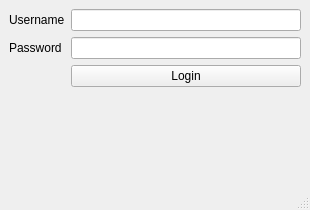
<?xml version="1.0" encoding="UTF-8"?>
<ui version="4.0">
 <class>MainWindow</class>
 <widget class="QMainWindow" name="MainWindow">
  <property name="geometry">
   <rect>
    <x>0</x>
    <y>0</y>
    <width>310</width>
    <height>210</height>
   </rect>
  </property>
  <property name="windowTitle">
   <string>Kik Unofficial - Login</string>
  </property>
  <widget class="QWidget" name="centralwidget">
   <property name="focusPolicy">
    <enum>Qt::WheelFocus</enum>
   </property>
   <layout class="QFormLayout" name="formLayout">
    <item row="0" column="0">
     <widget class="QLabel" name="label">
      <property name="text">
       <string>Username</string>
      </property>
     </widget>
    </item>
    <item row="0" column="1">
     <widget class="QLineEdit" name="lineEdit"/>
    </item>
    <item row="1" column="0">
     <widget class="QLabel" name="label_2">
      <property name="text">
       <string>Password</string>
      </property>
     </widget>
    </item>
    <item row="1" column="1">
     <widget class="QLineEdit" name="lineEdit_2">
      <property name="echoMode">
       <enum>QLineEdit::Password</enum>
      </property>
     </widget>
    </item>
    <item row="2" column="1">
     <widget class="QPushButton" name="pushButton">
      <property name="text">
       <string>Login</string>
      </property>
     </widget>
    </item>
   </layout>
  </widget>
  <widget class="QMenuBar" name="menubar">
   <property name="geometry">
    <rect>
     <x>0</x>
     <y>0</y>
     <width>310</width>
     <height>19</height>
    </rect>
   </property>
  </widget>
  <widget class="QStatusBar" name="statusbar"/>
 </widget>
 <resources/>
 <connections/>
</ui>
